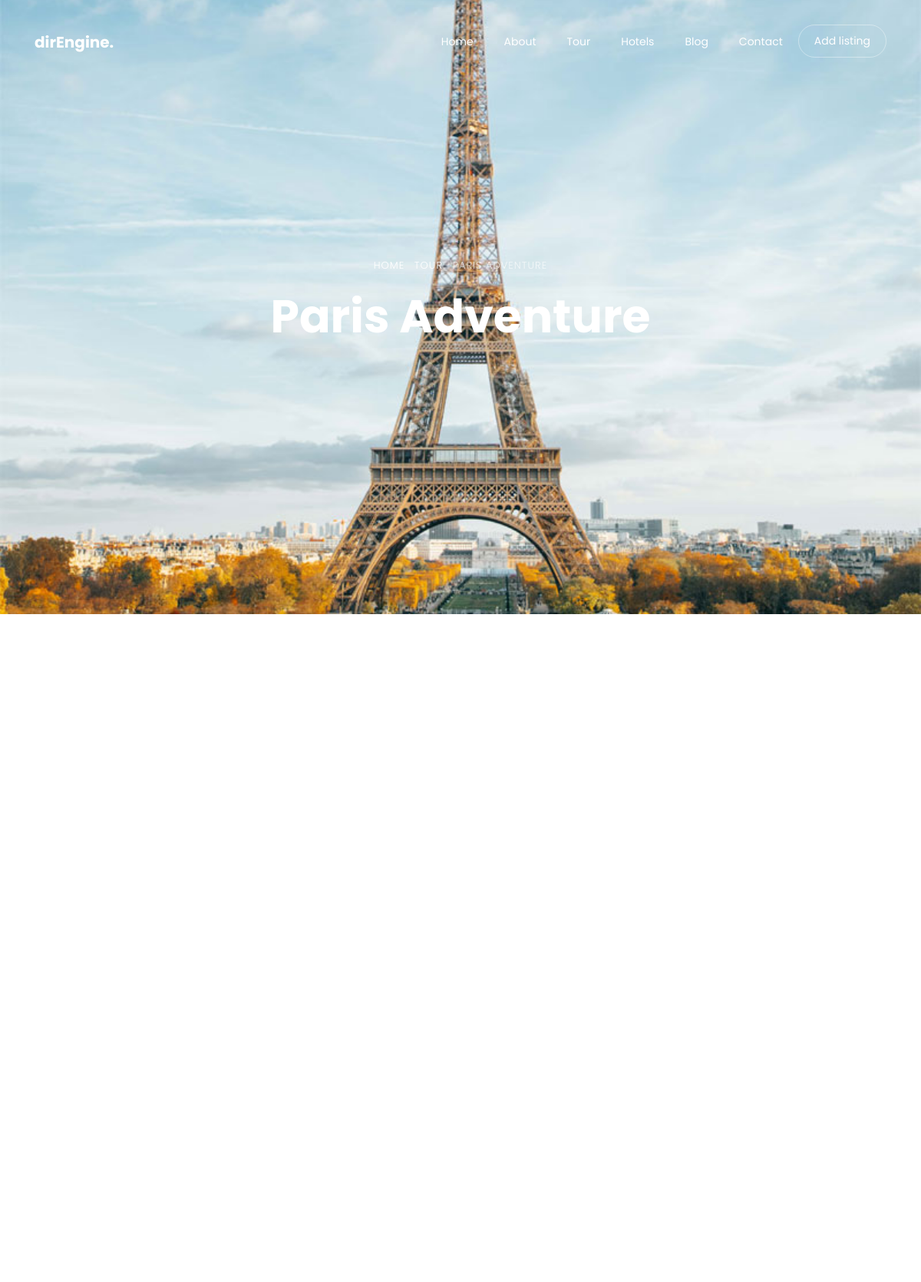
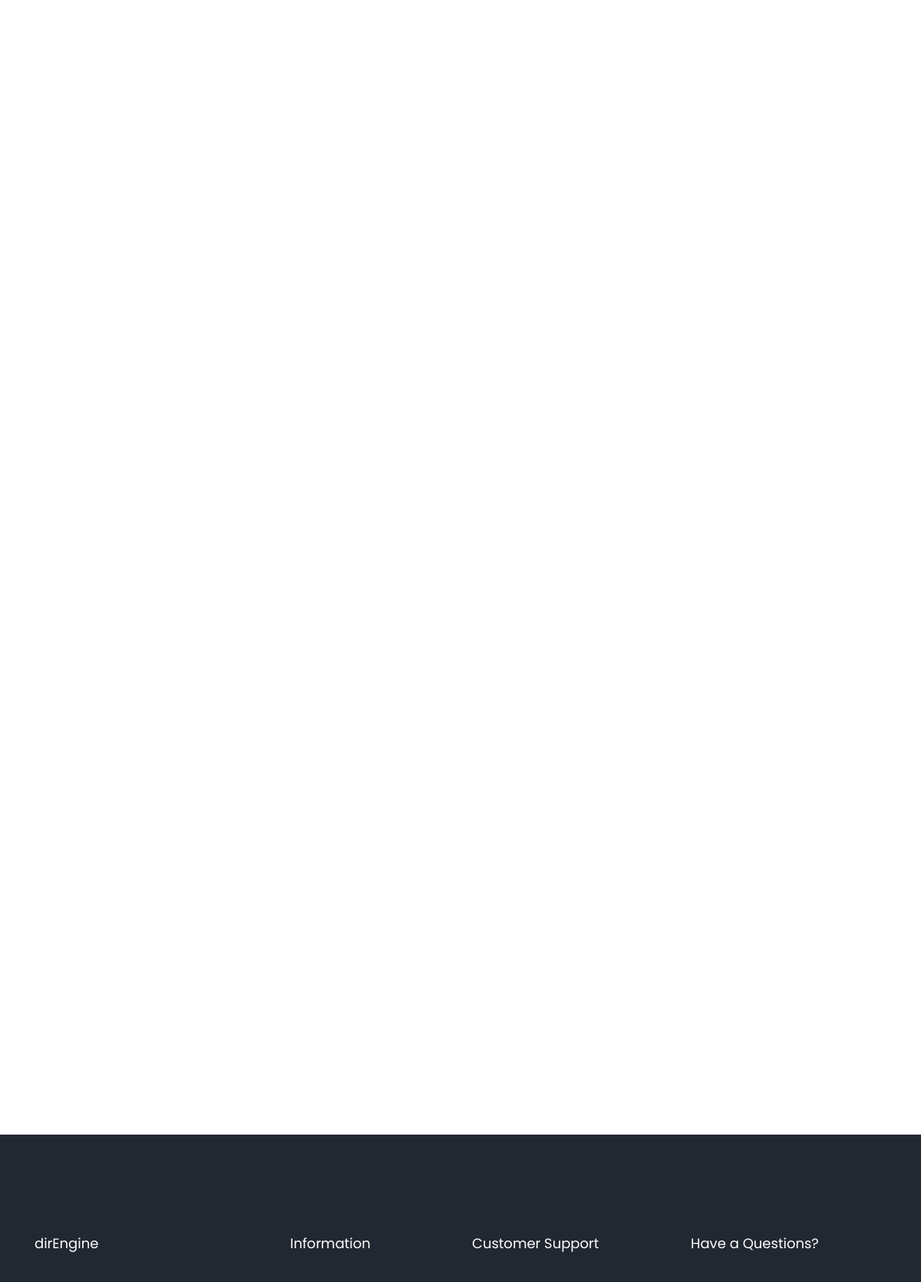
Screenshot of /tour-single.php?id=1 (upper part) with the database file from the repository (2 pictures, top to bottom).
### tables this page shows
CREATE TABLE `tours` (
  `id` int(11) NOT NULL,
  `name` varchar(255) NOT NULL,
  `description` text DEFAULT NULL,
  `price` decimal(10,2) NOT NULL,
  `duration` varchar(50) DEFAULT NULL,
  `location` varchar(255) DEFAULT NULL,
  `image` varchar(255) DEFAULT NULL,
  `rating` decimal(2,1) DEFAULT 0.0,
  `created_at` timestamp NOT NULL DEFAULT current_timestamp(),
  `updated_at` timestamp NOT NULL DEFAULT current_timestamp() ON UPDATE current_timestamp()
);

### tour-single.php (the view, shortened to what this page needs)
<?php
require_once 'config/database.php';
include 'includes/header.php';
include 'includes/navbar.php';
$tour_id = isset($_GET['id']) ? (int)$_GET['id'] : 0;
$stmt = $pdo->prepare("SELECT * FROM tours WHERE id = ?");
$stmt->execute([$tour_id]);
$tour = $stmt->fetch();
?>
<div class="hero-wrap js-fullheight" style="background-image: url('images/<?php echo $tour['image']; ?>');">
    <div class="container">
        <div class="row no-gutters slider-text js-fullheight align-items-center justify-content-center" data-scrollax-parent="true">
            <div class="col-md-9 text-center ftco-animate" data-scrollax=" properties: { translateY: '70%' }">
                <p class="breadcrumbs" data-scrollax="properties: { translateY: '30%', opacity: 1.6 }">
                    <span class="mr-2"><a href="index.php">Home</a></span>
                    <span class="mr-2"><a href="tour.php">Tour</a></span>
                    <span><?php echo $tour['name']; ?></span>
                </p>
                <h1 class="mb-3 bread" data-scrollax="properties: { translateY: '30%', opacity: 1.6 }"><?php echo $tour['name']; ?></h1>
            </div>
        </div>
    </div>
</div>
<section class="ftco-section ftco-degree-bg">
    <div class="container">
        <div class="row">
            <div class="col-lg-8">
                <div class="row">
                </div>
            </div>
            <div class="col-lg-4 sidebar">
            </div>
        </div>
    </div>
</section>
<?php
include 'includes/footer.php';
?>

### rows the page displays
tours: image (picture), name "PARIS ADVENTURE", name "Paris Adventure"
